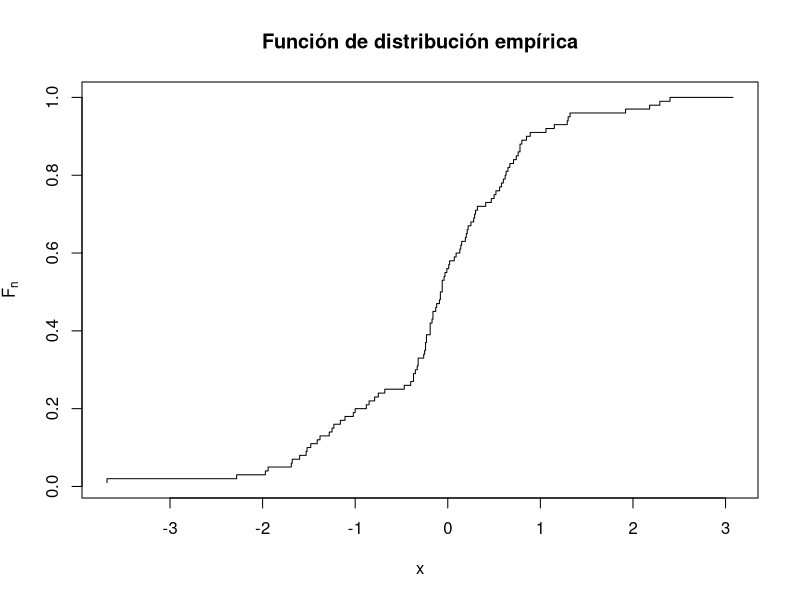
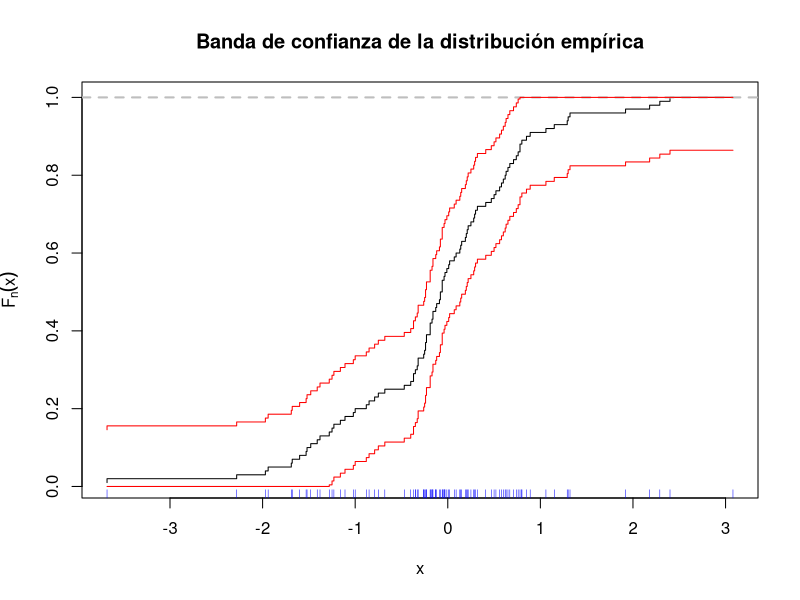
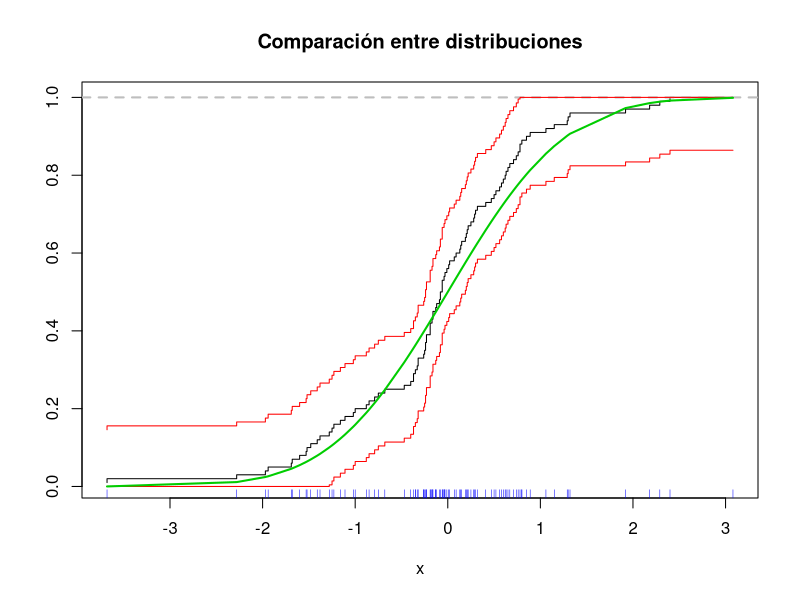
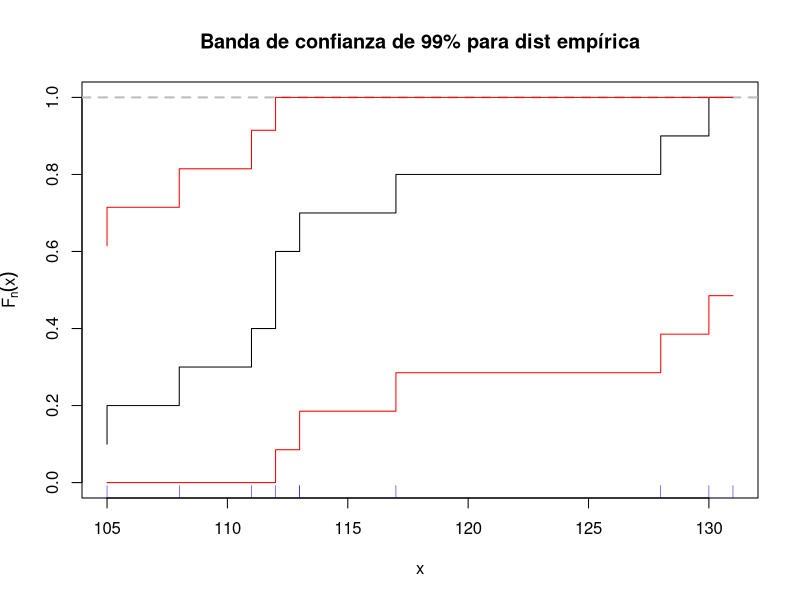
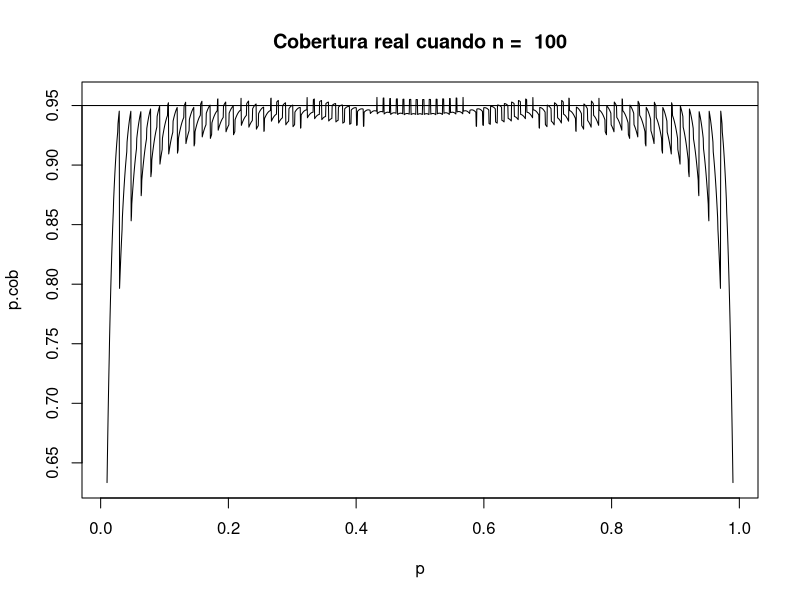
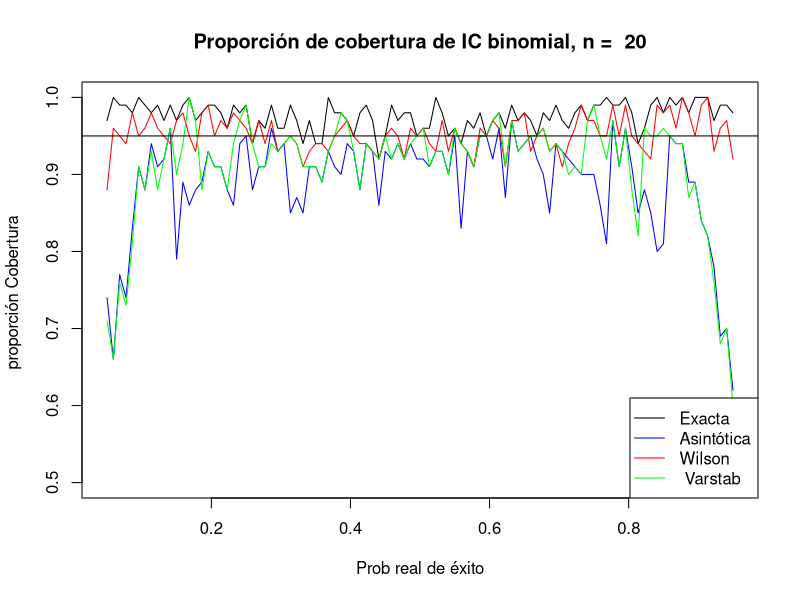

The R script that drew these images, in order:
## ---- chunk 1
knitr::opts_chunk$set(echo = TRUE, fig.align = "center",
                      comment = NULL, warning = FALSE, fig.height = 5)
options(width=180)
## ---- chunk 2
datos <- c(-0.16,-0.68,-0.32,-0.85, 0.89,-2.28, 0.63, 0.41, 0.15, 0.74, 1.30,-0.13, 0.80,
           -0.75, 0.28,-1.00, 0.14,-1.38,-0.04,-0.25,-0.17, 1.29, 0.47,-1.23, 0.21,-0.04,
            0.07,-0.08, 0.32,-0.17, 0.13,-1.94, 0.78, 0.19,-0.12,-0.19, 0.76,-1.48,-0.01,
            0.20,-1.97,-0.37, 3.08,-0.40, 0.80, 0.01, 1.32,-0.47, 2.29,-0.26,-1.52,-0.06,
           -1.02, 1.06, 0.60, 1.15, 1.92,-0.06,-0.19, 0.67, 0.29, 0.58, 0.02, 2.18,-0.04,
           -0.13,-0.79,-1.28,-1.41,-0.23, 0.65,-0.26,-0.17,-1.53,-1.69,-1.60, 0.09,-1.11, 
            0.30, 0.71,-0.88,-0.03, 0.56,-3.68, 2.40, 0.62, 0.52,-1.25, 0.85,-0.09,-0.23,
           -1.16, 0.22,-1.68, 0.50,-0.35,-0.35,-0.33,-0.24, 0.25)
## ---- chunk 3
datos_ord <- sort(datos)  #ordena los datos por default en orden creciente.
## ---- chunk 4
dis <- ecdf(datos_ord)
plot(datos_ord, dis(datos_ord), type = "S", 
    main = "Función de distribución empírica", 
    xlab = "x", ylab = expression(hat(F)[n])) # noten que dist es una función!
## ---- chunk 5
n <- length(datos) # número de observaciones.
alfa <- 0.05
(eps <- sqrt(log(2/alfa)/(2*n))) #los paréntesis se agregan para que el resultado de la asignación se imprima

plot(datos_ord, dis(datos_ord), type = "S", main ="Banda de confianza de la distribución empírica", 
     xlab="x", ylab=expression(hat(F)[n](x)))
abline(h = 1, lty = 2, col = "gray", lwd = 2)
rug(datos_ord, ticksize = 0.02, col = "blue") #agrega la ubicación de los puntos.
lines(datos_ord, pmax(dis(datos_ord) - eps, 0), col = "red", type = "S") #banda superior
lines(datos_ord, pmin(dis(datos_ord) + eps, 1), col = "red", type = "S") #banda inferior
## ---- chunk 6
ks.test(datos_ord, pnorm, alternative = "two.sided")
## ---- chunk 7
plot(datos_ord, dis(datos_ord), type = "S", main="Comparación entre distribuciones", xlab="x", ylab="")
abline(h = 1, lty = 2, col = "gray", lwd = 2)
rug(datos_ord, ticksize=0.02, col = "blue")
lines(datos_ord,pmax(dis(datos_ord) - eps, 0), col = "red", type = "S")
lines(datos_ord,pmin(dis(datos_ord) + eps, 1), col = "red", type = "S")
lines(datos_ord,pnorm(datos_ord),col="green3", lwd =2)
## ---- chunk 8
X <- c(108, 112, 117, 130, 111, 131, 113, 113, 105, 128)
## ---- chunk 9
banda.distr <- function(x, alfa=0.05){
    # función que calcula banda de confianza de nivel 1-alfa
    # alrededor de la distribución empírica de una muestra x al 
    n <- length(x) # número de observaciones.
    x_ord <- sort(x) # ordena los dato
    dis <- ecdf(x_ord) #función de distribución empírica
    eps <- sqrt(log(2/alfa)/(2*n))
    plot(x_ord, dis(x_ord), ylim = c(0,1), type = "S", xlab = "x", ylab = expression(hat(F)[n](x)),
         main = paste("Banda de confianza de ",100*(1-alfa),"% para dist empírica",sep=""))
    abline(h = 1, lty = 2, col = "gray", lwd = 2)
    rug(x_ord, ticksize = 0.03, col = "blue")
    lines(x_ord,pmax(dis(x_ord) - eps, 0), col = "red", type = "S")
    lines(x_ord,pmin(dis(x_ord) + eps, 1), col = "red", type = "S")
}

## ---- chunk 10
banda.distr(X,alfa=0.01)
## ---- chunk 11
n <- 30   # Tamaño de muestra
X <- 0:n  # Posibles valores del número de éxitos en n ensayos
p <- 0.80
phat <- X/n  # estimador de la probabilidad
li <- phat - 1.96*sqrt(phat*(1-phat)/n)
ls <- phat + 1.96*sqrt(phat*(1-phat)/n)

# Suponiendo el verdadero valor del parámetro
prob <- dbinom(X, n, p)  # probabilidades
cobertura <-  (p > li ) & (p < ls)  # determina si estas en el intervalo o no
round(cbind(X, phat, li, ls, prob, cobertura),4)

# Probabilidad de cobertura en p
sum(dbinom(X[cobertura],n,p))
## ---- chunk 12
k <- 1000 # número de muestras montecarlo para el cálculo del coverage
p <- 0.8
n <- 30
alpha <- 0.05
# Diferentes intervalos
Wald <- vector(length = k)
for(i in 1:k){
  x <- rbinom(n,1,p) # Muestra aleatoria
  xbar <- mean(x)
  sd <- sqrt(xbar*(1-xbar)/n)
  ci <- xbar + c(-1,1)*qnorm(1-alpha/2,lower.tail = T)*sd
  Wald[i] <- ifelse((p <= ci[2]) & (p >= ci[1]), 1, 0)
  # Intervalo exacto
  
}
sum(Wald)/k
## ---- chunk 13
n <- 100                # tamaño de muestra
alfa <- 0.05           # nivel significancia
k <- qnorm(1-alfa/2)   # cuantil
aj <- 0               # ajuste por continuidad

X <- 0:n
phat <- (X+aj)/(n+2*aj)
margen.error <- k*sqrt(phat*(1 - phat)/(n + 2*aj))
li <- phat - margen.error
ls <- phat + margen.error
# exacto

m <- 2000
p <- seq(1/n, 1-1/n, length = m)
p.cob <- numeric(m)

for(i in 1:m){
  cober <- (p[i] >= li) & (p[i] <= ls)
  probs <- dbinom(X[cober], n, p[i])
  p.cob[i] <- sum(probs)
}
plot(p, p.cob, type = "l", main = paste("Cobertura real cuando n = ",n))
abline(h = 0.95)
## ---- chunk 14
library(Hmisc)  # para usar la función binconf que calcula los intervalos 

binconf.varstab <- function (x, n, alfa){
# Función que calcula los intervalos de confianza basados en transoformación para estabilizar varianza
  len <- length(x)
  ci.matrix <- matrix(0, len, 2) # matriz de len renglones y dos columnas para guardar los cálculos
    for(r in 1:len){   
        phat <- x[r]/n
        h1 <- asin(sqrt(phat))
        h2 <- 0.5*qnorm(alfa/2, lower.tail = F)/sqrt(n)
        ci.matrix[r,] <- c((sin(h1-h2))^2, (sin(h1+h2))^2)
    }
    return(ci.matrix)
}

m <- 100                        # número de simlaciones
n <- 20
p <- seq(1/n, 1-1/n, length = m)  # vector de probabilidades verdaderas
Res <- matrix(0, length(p), 4)    # matriz de resultados

for (j in 1:length(p)){
    p0 <- p[j]
    x  <- rbinom(m, n, prob = p0)

    res.exact <- binconf(x, n, method = "exact", alpha = alfa, include.x = TRUE, include.n = TRUE)
    res.asymp <- binconf(x, n, method = "asymptotic", alpha = alfa, include.x=TRUE, include.n = TRUE)
    res.wilson <- binconf(x, n, method = "wilson", alpha = alfa, include.x = TRUE, include.n = TRUE)
    res.varstab <- binconf.varstab(x, n, alfa)
    # calcula las proporciones de cubierta
    exact <- sum((p0 >= res.exact[,4]) & (p0 <= res.exact[,5]))/m
    asymp <- sum((p0 >= res.asymp[,4]) & (p0 <= res.asymp[, 5]))/m
    wil   <- sum((p0 >= res.wilson[,4]) & (p0 <= res.wilson[, 5]))/m
    varstab<-sum((p0 >= res.varstab[,1]) & (p0 <= res.varstab[,2]))/m
    Res[j,] <- c(exact, asymp, wil, varstab)
}

# Grafica
plot(p, Res[,1], type = "l", col = "black", 
             xlab = 'Prob real de éxito', 
             ylab = 'proporción Cobertura ',ylim=c(0.5,1))

lines(p, Res[,2], col = "blue")
lines(p, Res[,3], col = "red")
lines(p, Res[,4], col = "green")
title(paste('Proporción de cobertura de IC binomial, n = ',as.character(n)))

legend("bottomright", c("Exacta", "Asintótica", "Wilson"," Varstab"), 
       col = c("black", "blue", "red", "green"),
       merge = TRUE, lty = rep(1,5))
abline(h = 1-alfa)
